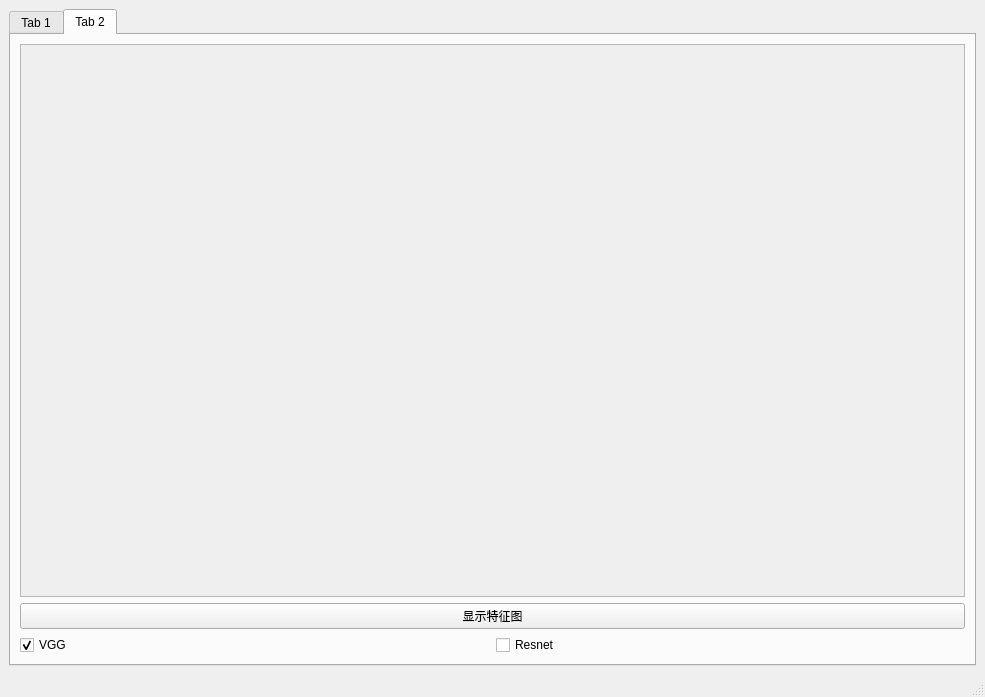
<?xml version="1.0" encoding="UTF-8"?>
<ui version="4.0">
 <class>MainWindow</class>
 <widget class="QMainWindow" name="MainWindow">
  <property name="geometry">
   <rect>
    <x>0</x>
    <y>0</y>
    <width>985</width>
    <height>697</height>
   </rect>
  </property>
  <property name="windowTitle">
   <string>MainWindow</string>
  </property>
  <widget class="QWidget" name="centralwidget">
   <layout class="QVBoxLayout" name="verticalLayout_3">
    <item>
     <widget class="QTabWidget" name="tabWidget">
      <property name="currentIndex">
       <number>1</number>
      </property>
      <widget class="QWidget" name="tab">
       <attribute name="title">
        <string>Tab 1</string>
       </attribute>
       <layout class="QVBoxLayout" name="verticalLayout">
        <item>
         <layout class="QHBoxLayout" name="horizontalLayout">
          <item>
           <widget class="QScrollArea" name="scrollArea">
            <property name="widgetResizable">
             <bool>true</bool>
            </property>
            <widget class="QWidget" name="scrollAreaWidgetContents">
             <property name="geometry">
              <rect>
               <x>0</x>
               <y>0</y>
               <width>308</width>
               <height>287</height>
              </rect>
             </property>
            </widget>
           </widget>
          </item>
          <item>
           <widget class="QScrollArea" name="scrollArea_2">
            <property name="widgetResizable">
             <bool>true</bool>
            </property>
            <widget class="QWidget" name="scrollAreaWidgetContents_2">
             <property name="geometry">
              <rect>
               <x>0</x>
               <y>0</y>
               <width>307</width>
               <height>287</height>
              </rect>
             </property>
            </widget>
           </widget>
          </item>
          <item>
           <widget class="QScrollArea" name="scrollArea_5">
            <property name="widgetResizable">
             <bool>true</bool>
            </property>
            <widget class="QWidget" name="scrollAreaWidgetContents_9">
             <property name="geometry">
              <rect>
               <x>0</x>
               <y>0</y>
               <width>308</width>
               <height>287</height>
              </rect>
             </property>
            </widget>
           </widget>
          </item>
         </layout>
        </item>
        <item>
         <layout class="QHBoxLayout" name="horizontalLayout_2">
          <item>
           <widget class="QScrollArea" name="scrollArea_7">
            <property name="widgetResizable">
             <bool>true</bool>
            </property>
            <widget class="QWidget" name="scrollAreaWidgetContents_13">
             <property name="geometry">
              <rect>
               <x>0</x>
               <y>0</y>
               <width>308</width>
               <height>287</height>
              </rect>
             </property>
            </widget>
           </widget>
          </item>
          <item>
           <widget class="QScrollArea" name="scrollArea_4">
            <property name="widgetResizable">
             <bool>true</bool>
            </property>
            <widget class="QWidget" name="scrollAreaWidgetContents_8">
             <property name="geometry">
              <rect>
               <x>0</x>
               <y>0</y>
               <width>307</width>
               <height>287</height>
              </rect>
             </property>
            </widget>
           </widget>
          </item>
          <item>
           <widget class="QScrollArea" name="scrollArea_3">
            <property name="widgetResizable">
             <bool>true</bool>
            </property>
            <widget class="QWidget" name="scrollAreaWidgetContents_7">
             <property name="geometry">
              <rect>
               <x>0</x>
               <y>0</y>
               <width>308</width>
               <height>287</height>
              </rect>
             </property>
            </widget>
           </widget>
          </item>
         </layout>
        </item>
       </layout>
      </widget>
      <widget class="QWidget" name="tab_2">
       <attribute name="title">
        <string>Tab 2</string>
       </attribute>
       <layout class="QVBoxLayout" name="verticalLayout_2">
        <item>
         <widget class="QScrollArea" name="scrollArea_10">
          <property name="widgetResizable">
           <bool>true</bool>
          </property>
          <widget class="QWidget" name="scrollAreaWidgetContents_16">
           <property name="geometry">
            <rect>
             <x>0</x>
             <y>0</y>
             <width>941</width>
             <height>530</height>
            </rect>
           </property>
          </widget>
         </widget>
        </item>
        <item>
         <widget class="QPushButton" name="pushButton">
          <property name="text">
           <string>显示特征图</string>
          </property>
         </widget>
        </item>
        <item>
         <layout class="QHBoxLayout" name="horizontalLayout_3">
          <item>
           <widget class="QCheckBox" name="checkBox_vgg">
            <property name="text">
             <string>VGG</string>
            </property>
            <property name="checked">
             <bool>true</bool>
            </property>
            <attribute name="buttonGroup">
             <string notr="true">buttonGroup</string>
            </attribute>
           </widget>
          </item>
          <item>
           <widget class="QCheckBox" name="checkBox_resnet">
            <property name="text">
             <string>Resnet</string>
            </property>
            <attribute name="buttonGroup">
             <string notr="true">buttonGroup</string>
            </attribute>
           </widget>
          </item>
         </layout>
        </item>
       </layout>
      </widget>
     </widget>
    </item>
   </layout>
  </widget>
  <widget class="QMenuBar" name="menubar">
   <property name="geometry">
    <rect>
     <x>0</x>
     <y>0</y>
     <width>985</width>
     <height>23</height>
    </rect>
   </property>
  </widget>
  <widget class="QStatusBar" name="statusbar"/>
 </widget>
 <resources/>
 <connections/>
 <buttongroups>
  <buttongroup name="buttonGroup"/>
 </buttongroups>
</ui>
